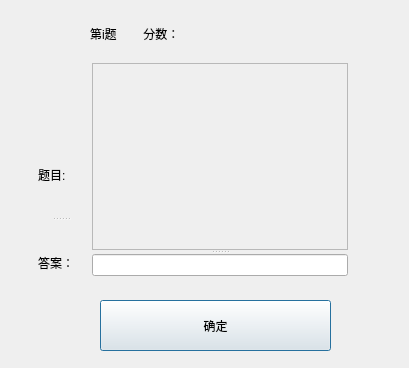
<?xml version="1.0" encoding="UTF-8"?>
<ui version="4.0">
 <class>DoTeacherExamDialog</class>
 <widget class="QDialog" name="DoTeacherExamDialog">
  <property name="geometry">
   <rect>
    <x>0</x>
    <y>0</y>
    <width>409</width>
    <height>368</height>
   </rect>
  </property>
  <property name="windowTitle">
   <string>Dialog</string>
  </property>
  <widget class="QSplitter" name="splitter_2">
   <property name="geometry">
    <rect>
     <x>38</x>
     <y>133</y>
     <width>45</width>
     <height>171</height>
    </rect>
   </property>
   <property name="orientation">
    <enum>Qt::Vertical</enum>
   </property>
   <widget class="QLabel" name="label">
    <property name="text">
     <string>题目:</string>
    </property>
   </widget>
   <widget class="QLabel" name="label_2">
    <property name="text">
     <string>答案：</string>
    </property>
   </widget>
  </widget>
  <widget class="QSplitter" name="splitter">
   <property name="geometry">
    <rect>
     <x>92</x>
     <y>63</y>
     <width>256</width>
     <height>213</height>
    </rect>
   </property>
   <property name="orientation">
    <enum>Qt::Vertical</enum>
   </property>
   <widget class="QTextEdit" name="topicTextEdit">
    <property name="enabled">
     <bool>false</bool>
    </property>
   </widget>
   <widget class="QLineEdit" name="answerLineEdit"/>
  </widget>
  <widget class="QLabel" name="numberLabel">
   <property name="geometry">
    <rect>
     <x>90</x>
     <y>13</y>
     <width>271</width>
     <height>41</height>
    </rect>
   </property>
   <property name="text">
    <string>第i题        分数：</string>
   </property>
  </widget>
  <widget class="QPushButton" name="confirmPushButton">
   <property name="geometry">
    <rect>
     <x>100</x>
     <y>300</y>
     <width>231</width>
     <height>51</height>
    </rect>
   </property>
   <property name="text">
    <string>确定</string>
   </property>
  </widget>
 </widget>
 <resources/>
 <connections/>
</ui>
